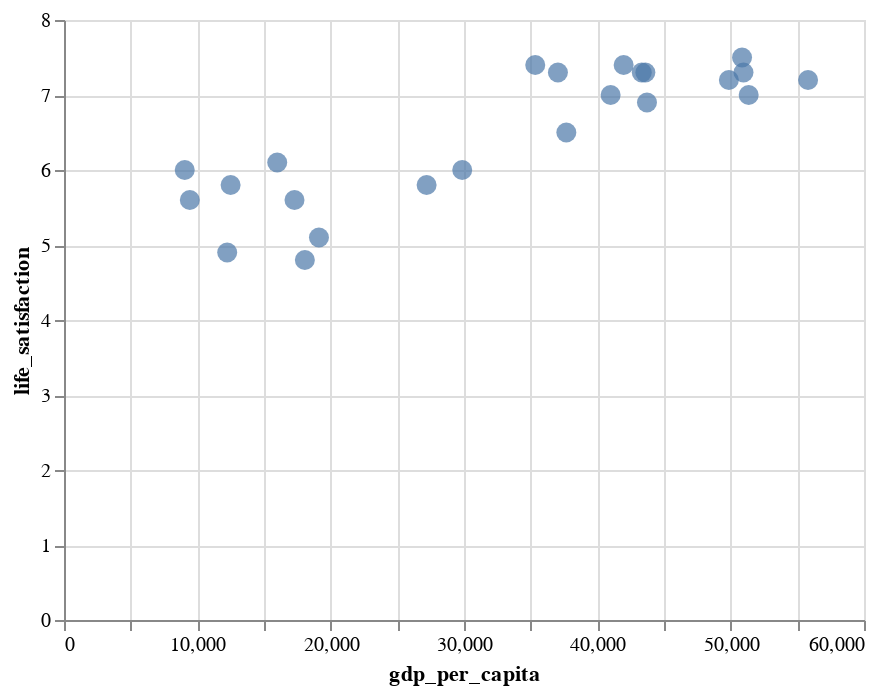

This figure's notebook cell:
### Markdown cell above
### Data exploration

### Code cell
%matplotlib inline
import altair as alt

# Visualize the data
alt.Chart(df_train).mark_circle(size=100).encode(
    x='gdp_per_capita:Q',
    y='life_satisfaction:Q',
).interactive()

### Figure 1 — Vega-Lite specification as saved in the notebook (floating-point values rounded to 4 significant figures)
{"config": {"view": {"continuousWidth": 400, "continuousHeight": 300}}, "data": {"name": "data-aa0134a50bd1d448e8e252797a5f1a5a"}, "mark": {"type": "circle", "size": 100}, "encoding": {"x": {"field": "gdp_per_capita", "type": "quantitative"}, "y": {"field": "life_satisfaction", "type": "quantitative"}}, "selection": {"selector001": {"type": "interval", "bind": "scales", "encodings": ["x", "y"]}}, "$schema": "https://vega.github.io/schema/vega-lite/v4.17.0.json", "datasets": {"data-aa0134a50bd1d448e8e252797a5f1a5a": [{"gdp_per_capita": 43720.0, "life_satisfaction": 6.9}, {"gdp_per_capita": 9055.0, "life_satisfaction": 6.0}, {"gdp_per_capita": 51350.0, "life_satisfaction": 7.0}, {"gdp_per_capita": 35340.0, "life_satisfaction": 7.4}, {"gdp_per_capita": 37680.0, "life_satisfaction": 6.5}, {"gdp_per_capita": 29870.0, "life_satisfaction": 6.0}, {"gdp_per_capita": 41000.0, "life_satisfaction": 7.0}, {"gdp_per_capita": 9437.0, "life_satisfaction": 5.6}, {"gdp_per_capita": 15990.0, "life_satisfaction": 6.1}, {"gdp_per_capita": 17290.0, "life_satisfaction": 5.6}, {"gdp_per_capita": 12240.0, "life_satisfaction": 4.9}, {"gdp_per_capita": 50850.0, "life_satisfaction": 7.5}, {"gdp_per_capita": 12500.0, "life_satisfaction": 5.8}, {"gdp_per_capita": 49870.0, "life_satisfaction": 7.2}, {"gdp_per_capita": 50960.0, "life_satisfaction": 7.3}, {"gdp_per_capita": 41970.0, "life_satisfaction": 7.4}, {"gdp_per_capita": 55810.0, "life_satisfaction": 7.2}, {"gdp_per_capita": 43600.0, "life_satisfaction": 7.3}, {"gdp_per_capita": 19120.0, "life_satisfaction": 5.1}, {"gdp_per_capita": 27200.0, "life_satisfaction": 5.8}, {"gdp_per_capita": 37040.0, "life_satisfaction": 7.3}, {"gdp_per_capita": 43330.0, "life_satisfaction": 7.3}, {"gdp_per_capita": 18060.0, "life_satisfaction": 4.8}]}}
